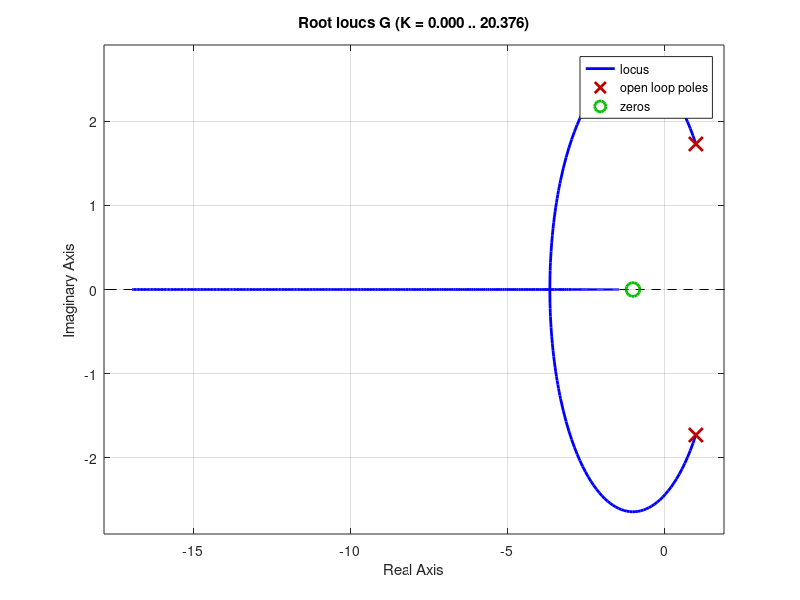
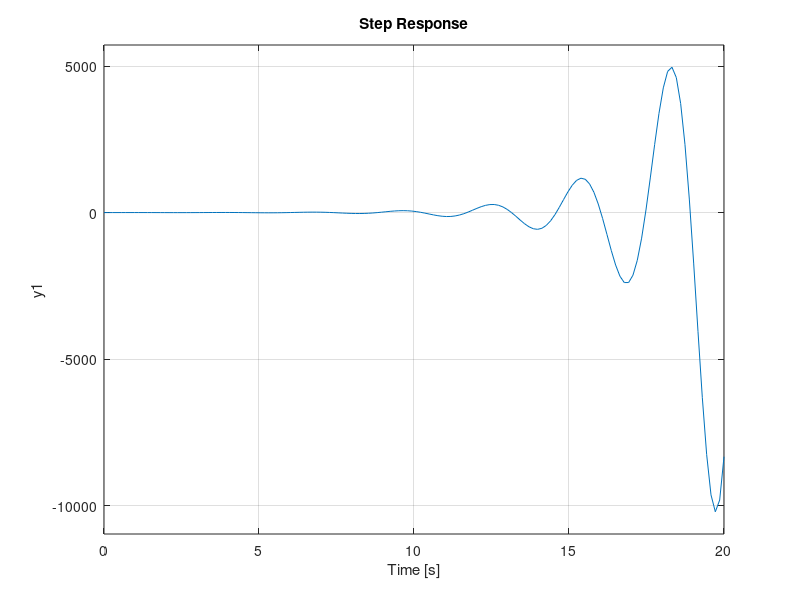
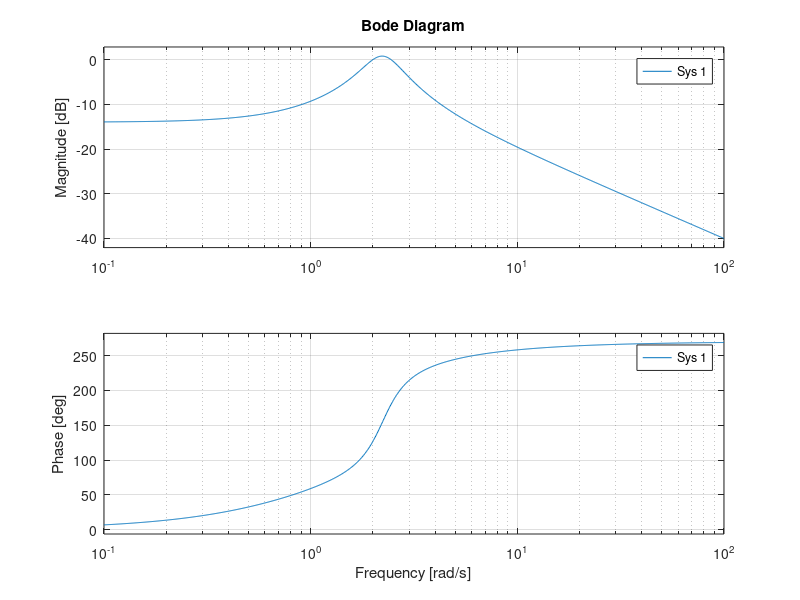
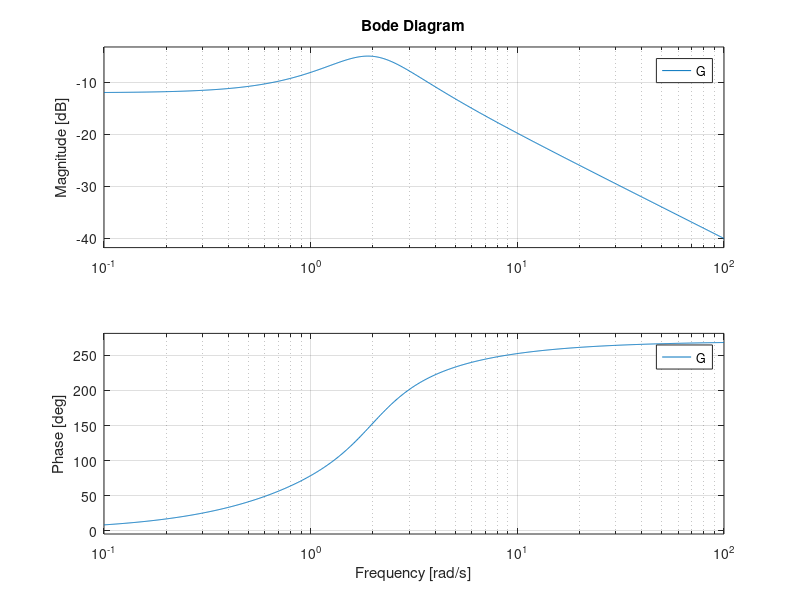

These figures' MATLAB source, in order:
s = tf('s');
G = (s + 1) / (s^2 - 2 * s + 4);
rlocus(G);
print('../../Figure/Q1/Q1_a/rlocus.png','-dpng','-r400');
step(feedback(G, 1));
print('../../Figure/Q1/Q1_a/feedback_step.png','-dpng','-r400');
bode(feedback(G, 1));
print('../../Figure/Q1/Q1_a/feedback_bode.png','-dpng','-r400t');
bode(G);
print('../../Figure/Q1/Q1_a/openloop_bode.png','-dpng','-r400');
s_function = 1 / (1 + G);
bode(s_function);
print('../../Figure/Q1/Q1_a/s_bode.png','-dpng','-r400');
t_function = G / (1 + G);
bode(t_function);
print('../../Figure/Q1/Q1_a/t_bode.png','-dpng','-r400');